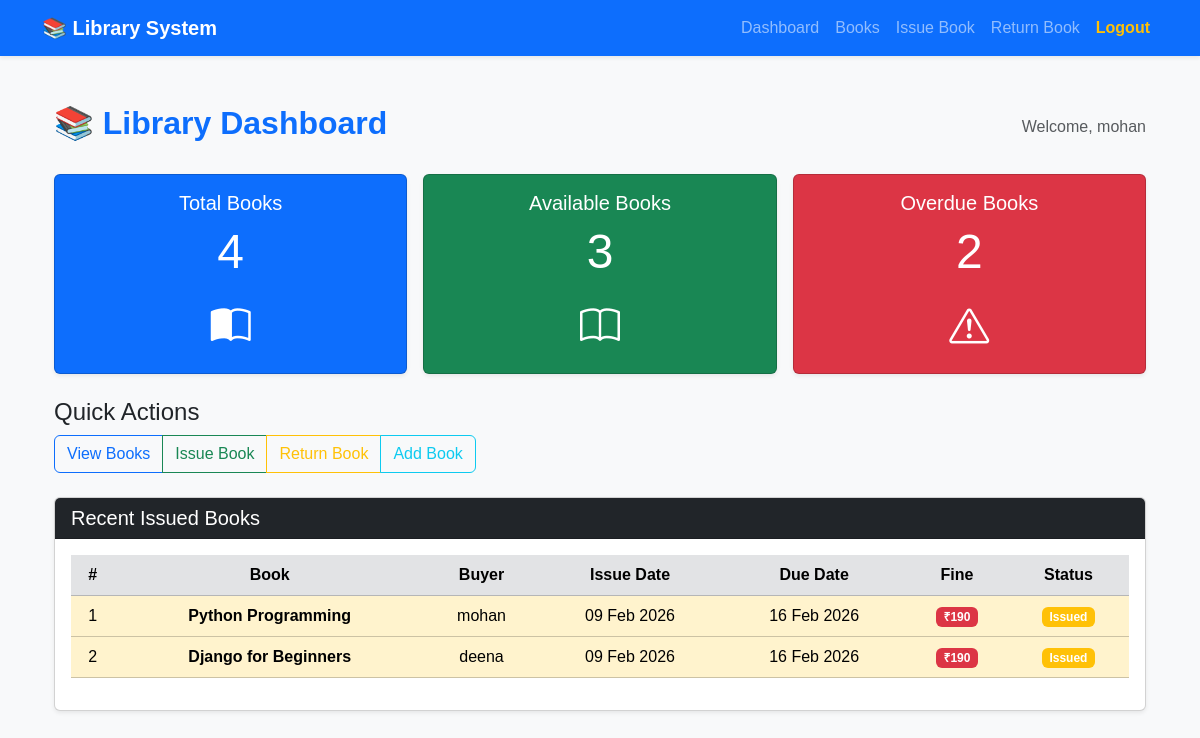
The app's page / (signed in) with its own data.
### library/models.py (models this page shows, shortened)
class IssueBook(models.Model):
    user = models.ForeignKey(User, on_delete=models.CASCADE)
    book = models.ForeignKey(Book, on_delete=models.CASCADE)
    buyer_name = models.CharField(max_length=255)
    buyer_phone = models.CharField(max_length=20)
    buyer_email = models.EmailField()
    issue_date = models.DateField(auto_now_add=True)
    return_date = models.DateField(default=default_return_date)  # Use helper function
    returned = models.BooleanField(default=False)
    fine_per_day = 5  # ₹5 fine per day
    @property
    def fine(self):
        if self.returned:
            return 0
        today = timezone.now().date()
        overdue_days = (today - self.return_date).days
        if overdue_days > 0:
            return overdue_days * self.fine_per_day
        return 0

class Book(models.Model):
    title = models.CharField(max_length=255)
    author = models.CharField(max_length=255)
    isbn = models.CharField(max_length=50, unique=True)
    quantity = models.PositiveIntegerField()
    available_copies = models.PositiveIntegerField(default=0)

### library/views.py (the view)
# urls.py: path('', views.dashboard, name='dashboard'),
@login_required
def dashboard(request):
    total_books = Book.objects.count()
    available_books = Book.objects.filter(available_copies__gt=0).count()
    issued_books_count = IssueBook.objects.filter(returned=False).count()
    overdue_books = IssueBook.objects.filter(returned=False, return_date__lt=timezone.now()).count()
    recent_issued_books = IssueBook.objects.filter(returned=False).order_by('-issue_date')
    context = {
        "total_books": total_books,
        "available_books": available_books,
        "issued_books": issued_books_count,
        "overdue_books": overdue_books,
        "issued_books": recent_issued_books,  # pass queryset, not count
    }
    return render(request, "library/dashboard.html", context)

### library/templates/library/dashboard.html (shortened to what this page needs)
{% extends "library/base.html" %}
{% load static %}
{% block content %}
<div class="container mt-5">
    <div class="d-flex justify-content-between align-items-center mb-4">
        <h2 class="text-primary fw-bold">📚 Library Dashboard</h2>
        <span class="text-muted">Welcome, {{ request.user.username }}</span>
    </div>
    <div class="row g-3 mb-4">
        <div class="col-md-4">
            <div class="card bg-primary text-white shadow-sm">
                <div class="card-body text-center">
                    <h5>Total Books</h5>
                    <p class="display-5">{{ total_books }}</p>
                    <i class="bi bi-book-half fs-1"></i>
                </div>
            </div>
        </div>
        <div class="col-md-4">
            <div class="card bg-success text-white shadow-sm">
                <div class="card-body text-center">
                    <h5>Available Books</h5>
                    <p class="display-5">{{ available_books }}</p>
                    <i class="bi bi-book fs-1"></i>
                </div>
            </div>
        </div>
        <div class="col-md-4">
            <div class="card bg-danger text-white shadow-sm">
                <div class="card-body text-center">
                    <h5>Overdue Books</h5>
                    <p class="display-5">{{ overdue_books }}</p>
                    <i class="bi bi-exclamation-triangle fs-1"></i>
                </div>
            </div>
        </div>
    </div>
    <div class="mb-4">
        <h4>Quick Actions</h4>
        <div class="btn-group" role="group">
            <a href="{% url 'books' %}" class="btn btn-outline-primary">View Books</a>
            <a href="{% url 'issue_book' %}" class="btn btn-outline-success">Issue Book</a>
            <a href="{% url 'return_book' %}" class="btn btn-outline-warning">Return Book</a>
            <a href="{% url 'add_book' %}" class="btn btn-outline-info">Add Book</a>
        </div>
    </div>
    <div class="card shadow-sm">
        <div class="card-header bg-dark text-white">
            <h5 class="mb-0">Recent Issued Books</h5>
        </div>
        <div class="card-body table-responsive">
            <table class="table table-hover align-middle text-center">
                <thead class="table-secondary">
                    <tr>
                        <th>#</th>
                        <th>Book</th>
                        <th>Buyer</th>
                        <th>Issue Date</th>
                        <th>Due Date</th>
                        <th>Fine</th>
                        <th>Status</th>
                    </tr>
                </thead>
                <tbody>
                    {% for issue in issued_books|slice:":5" %}
                    <tr class="{% if issue.fine > 0 %}table-warning{% endif %}">
                        <td>{{ forloop.counter }}</td>
                        <td class="fw-semibold">{{ issue.book.title }}</td>
                        <td>{{ issue.buyer_name }}</td>
                        <td>{{ issue.issue_date|date:"d M Y" }}</td>
                        <td>{{ issue.return_date|date:"d M Y" }}</td>
                        <td>
                            {% if issue.fine > 0 %}
                                <span class="badge bg-danger">₹{{ issue.fine }}</span>
                            {% else %}
                                <span class="badge bg-success">No Fine</span>
                            {% endif %}
                        </td>
                        <td>
                            {% if issue.returned %}
                                <span class="badge bg-success">Returned</span>
                            {% elif issue.return_date < now %}
                                <span class="badge bg-danger">Overdue</span>
                            {% else %}
                                <span class="badge bg-warning">Issued</span>
                            {% endif %}
                        </td>
                    </tr>
                    {% empty %}
                    <tr>
                        <td colspan="7" class="text-muted">No recent issued books</td>
                    </tr>
                    {% endfor %}
                </tbody>
            </table>
        </div>
    </div>
</div>
<link rel="stylesheet" href="https://cdn.jsdelivr.net/npm/bootstrap-icons@1.10.5/font/bootstrap-icons.css">
{% endblock %}

### library/templates/library/base.html (shortened to what this page needs)
<!DOCTYPE html>
<html lang="en">
<head>
    <link href="https://cdn.jsdelivr.net/npm/bootstrap@5.3.3/dist/css/bootstrap.min.css"
          rel="stylesheet">
    <link rel="stylesheet"
          href="https://cdn.datatables.net/1.13.8/css/dataTables.bootstrap5.min.css">
</head>
<body>
<nav class="navbar navbar-expand-lg navbar-dark bg-primary shadow-sm">
    <div class="container">
        <a class="navbar-brand fw-bold" href="{% url 'dashboard' %}">
            📚 Library System
        </a>
        <div class="collapse navbar-collapse" id="navbarNav">
            <ul class="navbar-nav ms-auto">
                <li class="nav-item">
                    <a class="nav-link" href="{% url 'dashboard' %}">Dashboard</a>
                </li>
                <li class="nav-item">
                    <a class="nav-link" href="{% url 'books' %}">Books</a>
                </li>
                <li class="nav-item">
                    <a class="nav-link" href="{% url 'issue_book' %}">Issue Book</a>
                </li>
                <li class="nav-item">
                    <a class="nav-link" href="{% url 'return_book' %}">Return Book</a>
                </li>
                <li class="nav-item">
                    <a class="nav-link text-warning fw-semibold"
                       href="{% url 'logout' %}">
                        Logout
                    </a>
                </li>
            </ul>
        </div>
    </div>
</nav>
<div class="container mt-4">
    {% block content %}
    {% endblock %}
</div>
</body>
</html>

### library/templates/library/base.html (style rules this page uses)
body { font-family: Arial, sans-serif; background-color: #f8f9fa; }

### records on screen
IssueBook: book "Python Programming", buyer_name "mohan", issue_date "09 Feb 2026", return_date "16 Feb 2026", fine "190", shows "Issued"
IssueBook: book "Django for Beginners", buyer_name "deena", issue_date "09 Feb 2026", return_date "16 Feb 2026", fine "190", shows "Issued"

### other values on screen
{{ request.user.username }} "mohan"
{{ total_books }} "4"
{{ available_books }} "3"
{{ overdue_books }} "2"
